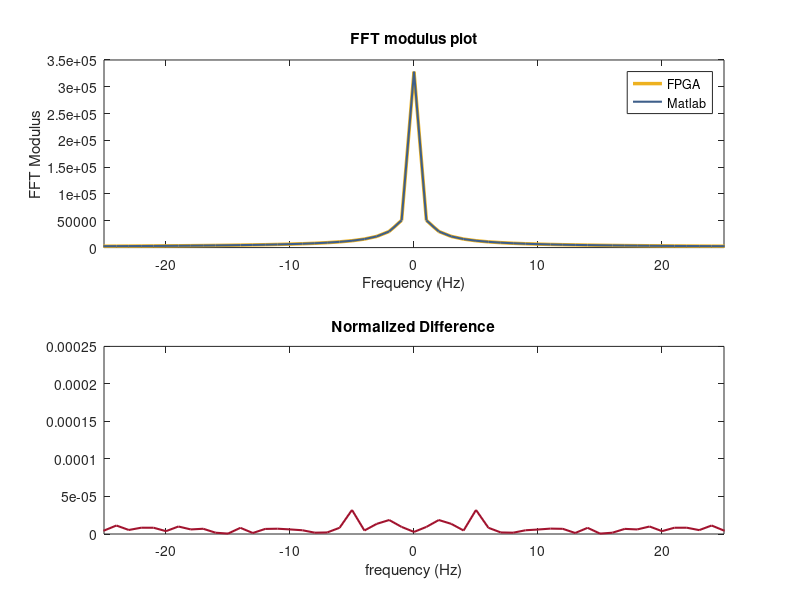

MATLAB code to generate this figure: (Note: this script raises an error after producing the figure.)

%%Collect the data from files

%Collect the input data
Input_fileID       = fopen('input_FFT.txt');
Input_data_cell    = textscan(Input_fileID, '%f%f');
fclose(Input_fileID);
Input_data         = Input_data_cell{1}+Input_data_cell{2}*1i;

%Collect the output data from FPGAs FFT
Output_fileID = fopen('output_FFT.txt');
Output_data_cell    = textscan(Output_fileID, '%f%f');
fclose(Output_fileID);
Output_data         = Output_data_cell{1}+Output_data_cell{2}*1i;

%%FFT operations and error calculation
Z = fft(Input_data);
%data reordering and flipping
Output_data = bitrevorder(flip(Output_data));
%modulus calculation
modZ_CPU  = abs(Z);
modZ_FPGA = abs(Output_data);
n_points  = length(modZ_CPU);
CPU_Results = [modZ_CPU((n_points/2+1):n_points);modZ_CPU(1:n_points/2)];
FPGA_Results = [modZ_FPGA((n_points/2+1):n_points);modZ_FPGA(1:n_points/2)];


%% Plot
f = (-n_points/2:(n_points/2-1));

figure
subplot(2,1,1)
plot(f,FPGA_Results,'color',[0.9290 0.6940 0.1250],"LineWidth",2.5)
title('FFT modulus plot')
hold on
plot(f,CPU_Results, 'color','#3E5F8A',"LineWidth",1.5)
xlabel('Frequency (Hz)')
ylabel('FFT Modulus')
xlim([-25 25]);
hold off
legend('FPGA','Matlab')

%%Mean square error calculation
mean = 1/n_points * sum(modZ_CPU);
RMS = 1/(n_points-1) * sum((modZ_FPGA-mean).^2);
rel_RMS = RMS/mean;

%%Normalizaton
norm_CPU  = modZ_CPU/max(modZ_CPU);
norm_FPGA = modZ_FPGA/max(modZ_FPGA);

%%Error Calculation and plot
error = abs((modZ_CPU)-(modZ_FPGA))./(modZ_CPU);
%error = 2*(abs((modZ_CPU-modZ_FPGA))./(modZ_CPU+modZ_FPGA)); %Relative Percent Difference
%error = 2*(abs((norm_FPGA-norm_CPU))./(norm_CPU+norm_FPGA));
%error(isnan(error))=0; % the 0/0 indeterminate form gives now a 0% deviation
%error = abs((modZ_CPU-modZ_FPGA)./RMS);    %Sigma related error (not good)
%error = abs(norm_CPU-norm_FPGA);
plot_error = [error((n_points/2+1):n_points);error(1:n_points/2)];
subplot(2,1,2)
plot(f,plot_error*100, 'color',[0.6350 0.0780 0.1840],"LineWidth",1.5)
title('Normalized Difference')
xlabel('frequency (Hz)')
xlim([-25 25]);
ytickformat('percentage')
